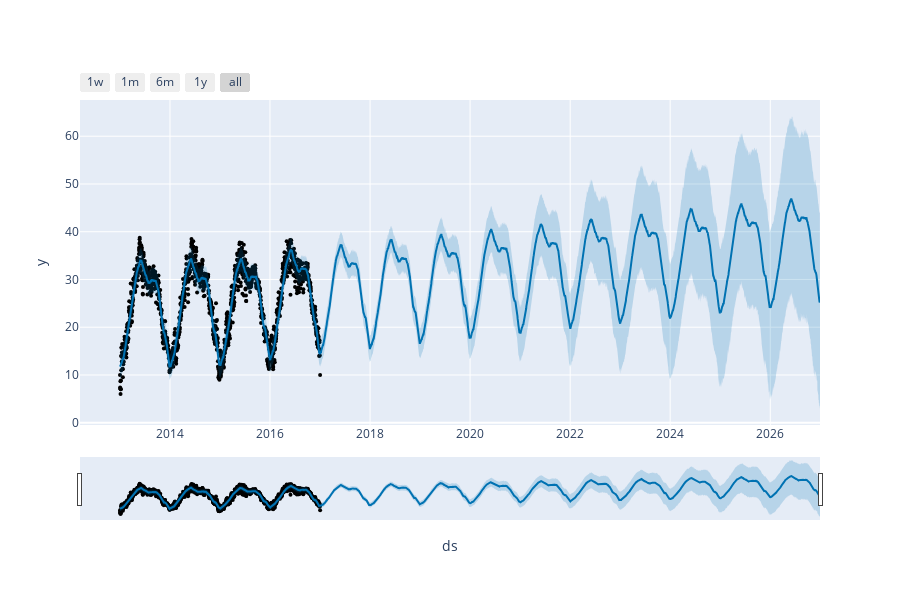

Source (notebook cell):
### Code cell
from prophet import Prophet
from prophet.plot import plot_plotly, plot_components_plotly
model = Prophet()
model.fit(forecast_data)
forecasts = model.make_future_dataframe(periods=3650)
predictions = model.predict(forecasts)
plot_plotly(model, predictions)

### Figure 1 — Plotly figure (JSON) as saved in the notebook; plotly's stock layout.template omitted (floating-point values rounded to 4 significant figures; data arrays with more than 128 entries replaced by an {"elided": "..."} marker saying what was removed)
{"data": [{"marker": {"color": "black", "size": 4}, "mode": "markers", "name": "Actual", "type": "scatter", "x": {"elided": "1462 str values"}, "y": {"elided": "1462 float values"}}, {"hoverinfo": "skip", "line": {"width": 0}, "mode": "lines", "type": "scatter", "x": {"elided": "5112 str values"}, "y": {"elided": "5112 float values"}}, {"fill": "tonexty", "fillcolor": "rgba(0, 114, 178, 0.2)", "line": {"color": "#0072B2", "width": 2}, "mode": "lines", "name": "Predicted", "type": "scatter", "x": {"elided": "5112 str values"}, "y": {"elided": "5112 float values"}}, {"fill": "tonexty", "fillcolor": "rgba(0, 114, 178, 0.2)", "hoverinfo": "skip", "line": {"width": 0}, "mode": "lines", "type": "scatter", "x": {"elided": "5112 str values"}, "y": {"elided": "5112 float values"}}], "layout": {"height": 600, "showlegend": false, "width": 900, "xaxis": {"rangeselector": {"buttons": [{"count": 7, "label": "1w", "step": "day", "stepmode": "backward"}, {"count": 1, "label": "1m", "step": "month", "stepmode": "backward"}, {"count": 6, "label": "6m", "step": "month", "stepmode": "backward"}, {"count": 1, "label": "1y", "step": "year", "stepmode": "backward"}, {"step": "all"}]}, "rangeslider": {"visible": true}, "title": {"text": "ds"}, "type": "date"}, "yaxis": {"title": {"text": "y"}}}}
